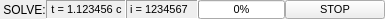
     <widget class="QWidget" name="bottomWidget" native="true">
      <property name="minimumSize">
       <size>
        <width>0</width>
        <height>19</height>
       </size>
      </property>
      <property name="maximumSize">
       <size>
        <width>16777215</width>
        <height>19</height>
       </size>
      </property>
      <layout class="QHBoxLayout" name="horizontalLayout">
       <property name="spacing">
        <number>0</number>
       </property>
       <property name="leftMargin">
        <number>0</number>
       </property>
       <property name="topMargin">
        <number>0</number>
       </property>
       <property name="rightMargin">
        <number>0</number>
       </property>
       <property name="bottomMargin">
        <number>0</number>
       </property>
       <item>
        <widget class="QWidget" name="widget1" native="true">
         <property name="minimumSize">
          <size>
           <width>40</width>
           <height>0</height>
          </size>
         </property>
         <layout class="QHBoxLayout" name="horizontalLayout_4">
          <property name="spacing">
           <number>0</number>
          </property>
          <property name="leftMargin">
           <number>0</number>
          </property>
          <property name="topMargin">
           <number>0</number>
          </property>
          <property name="rightMargin">
           <number>0</number>
          </property>
          <property name="bottomMargin">
           <number>0</number>
          </property>
          <item>
           <widget class="QLabel" name="solveread">
            <property name="minimumSize">
             <size>
              <width>44</width>
              <height>0</height>
             </size>
            </property>
            <property name="text">
             <string> SOLVE:</string>
            </property>
           </widget>
          </item>
         </layout>
        </widget>
       </item>
       <item>
        <widget class="QFrame" name="timeframe">
         <property name="minimumSize">
          <size>
           <width>80</width>
           <height>0</height>
          </size>
         </property>
         <property name="maximumSize">
          <size>
           <width>16777215</width>
           <height>16777215</height>
          </size>
         </property>
         <property name="frameShape">
          <enum>QFrame::Panel</enum>
         </property>
         <property name="frameShadow">
          <enum>QFrame::Sunken</enum>
         </property>
         <layout class="QHBoxLayout" name="horizontalLayout_2">
          <property name="spacing">
           <number>0</number>
          </property>
          <property name="leftMargin">
           <number>0</number>
          </property>
          <property name="topMargin">
           <number>0</number>
          </property>
          <property name="rightMargin">
           <number>0</number>
          </property>
          <property name="bottomMargin">
           <number>0</number>
          </property>
          <item>
           <widget class="QLabel" name="label_t">
            <property name="minimumSize">
             <size>
              <width>18</width>
              <height>0</height>
             </size>
            </property>
            <property name="maximumSize">
             <size>
              <width>20</width>
              <height>16777215</height>
             </size>
            </property>
            <property name="font">
             <font>
              <family>Microsoft Sans Serif</family>
              <pointsize>8</pointsize>
              <weight>50</weight>
              <bold>false</bold>
             </font>
            </property>
            <property name="text">
             <string>t = </string>
            </property>
            <property name="alignment">
             <set>Qt::AlignRight|Qt::AlignTrailing|Qt::AlignVCenter</set>
            </property>
           </widget>
          </item>
          <item>
           <widget class="QLabel" name="showtime">
            <property name="minimumSize">
             <size>
              <width>43</width>
              <height>0</height>
             </size>
            </property>
            <property name="maximumSize">
             <size>
              <width>16777215</width>
              <height>16777215</height>
             </size>
            </property>
            <property name="font">
             <font>
              <family>Tahoma</family>
              <pointsize>8</pointsize>
              <weight>50</weight>
              <bold>false</bold>
             </font>
            </property>
            <property name="text">
             <string>1.123456</string>
            </property>
           </widget>
          </item>
          <item>
           <widget class="QLabel" name="label_c">
            <property name="minimumSize">
             <size>
              <width>12</width>
              <height>0</height>
             </size>
            </property>
            <property name="maximumSize">
             <size>
              <width>10</width>
              <height>16777215</height>
             </size>
            </property>
            <property name="font">
             <font>
              <family>Tahoma</family>
              <pointsize>8</pointsize>
              <weight>50</weight>
              <bold>false</bold>
             </font>
            </property>
            <property name="text">
             <string> c</string>
            </property>
           </widget>
          </item>
         </layout>
        </widget>
       </item>
       <item>
        <widget class="QFrame" name="iterframe">
         <property name="minimumSize">
          <size>
           <width>72</width>
           <height>0</height>
          </size>
         </property>
         <property name="frameShape">
          <enum>QFrame::Panel</enum>
         </property>
         <property name="frameShadow">
          <enum>QFrame::Sunken</enum>
         </property>
         <layout class="QHBoxLayout" name="horizontalLayout_3">
          <property name="spacing">
           <number>0</number>
          </property>
          <property name="leftMargin">
           <number>0</number>
          </property>
          <property name="topMargin">
           <number>0</number>
          </property>
          <property name="rightMargin">
           <number>0</number>
          </property>
          <property name="bottomMargin">
           <number>0</number>
          </property>
          <item>
           <widget class="QLabel" name="label_i">
            <property name="minimumSize">
             <size>
              <width>18</width>
              <height>0</height>
             </size>
            </property>
            <property name="maximumSize">
             <size>
              <width>0</width>
              <height>16777215</height>
             </size>
            </property>
            <property name="font">
             <font>
              <family>Microsoft Sans Serif</family>
              <pointsize>8</pointsize>
              <weight>50</weight>
              <bold>false</bold>
             </font>
            </property>
            <property name="text">
             <string>i = </string>
            </property>
            <property name="alignment">
             <set>Qt::AlignRight|Qt::AlignTrailing|Qt::AlignVCenter</set>
            </property>
           </widget>
          </item>
          <item>
           <widget class="QLabel" name="showiter">
            <property name="minimumSize">
             <size>
              <width>44</width>
              <height>0</height>
             </size>
            </property>
            <property name="maximumSize">
             <size>
              <width>16777215</width>
              <height>16777215</height>
             </size>
            </property>
            <property name="font">
             <font>
              <family>Tahoma</family>
              <pointsize>8</pointsize>
              <weight>50</weight>
              <bold>false</bold>
             </font>
            </property>
            <property name="text">
             <string>1234567</string>
            </property>
           </widget>
          </item>
         </layout>
        </widget>
       </item>
       <item>
        <widget class="QProgressBar" name="progress">
         <property name="sizePolicy">
          <sizepolicy hsizetype="Expanding" vsizetype="Fixed">
           <horstretch>0</horstretch>
           <verstretch>0</verstretch>
          </sizepolicy>
         </property>
         <property name="minimumSize">
          <size>
           <width>0</width>
           <height>19</height>
          </size>
         </property>
         <property name="maximumSize">
          <size>
           <width>16777215</width>
           <height>16777215</height>
          </size>
         </property>
         <property name="font">
          <font>
           <pointsize>8</pointsize>
           <weight>50</weight>
           <bold>false</bold>
          </font>
         </property>
         <property name="acceptDrops">
          <bool>false</bool>
         </property>
         <property name="toolTipDuration">
          <number>0</number>
         </property>
         <property name="autoFillBackground">
          <bool>true</bool>
         </property>
         <property name="styleSheet">
          <string notr="true"/>
         </property>
         <property name="value">
          <number>0</number>
         </property>
         <property name="alignment">
          <set>Qt::AlignLeading|Qt::AlignLeft|Qt::AlignVCenter</set>
         </property>
         <property name="textVisible">
          <bool>true</bool>
         </property>
         <property name="invertedAppearance">
          <bool>false</bool>
         </property>
        </widget>
       </item>
       <item>
        <widget class="QPushButton" name="StopButton">
         <property name="enabled">
          <bool>true</bool>
         </property>
         <property name="sizePolicy">
          <sizepolicy hsizetype="Fixed" vsizetype="Fixed">
           <horstretch>0</horstretch>
           <verstretch>0</verstretch>
          </sizepolicy>
         </property>
         <property name="minimumSize">
          <size>
           <width>100</width>
           <height>19</height>
          </size>
         </property>
         <property name="maximumSize">
          <size>
           <width>16777215</width>
           <height>16777215</height>
          </size>
         </property>
         <property name="font">
          <font>
           <family>Tahoma</family>
           <pointsize>8</pointsize>
           <weight>50</weight>
           <italic>false</italic>
           <bold>false</bold>
           <underline>false</underline>
           <strikeout>false</strikeout>
           <kerning>true</kerning>
          </font>
         </property>
         <property name="text">
          <string>STOP</string>
         </property>
         <property name="iconSize">
          <size>
           <width>16</width>
           <height>16</height>
          </size>
         </property>
         <property name="shortcut">
          <string>Space</string>
         </property>
        </widget>
       </item>
      </layout>
     </widget>
